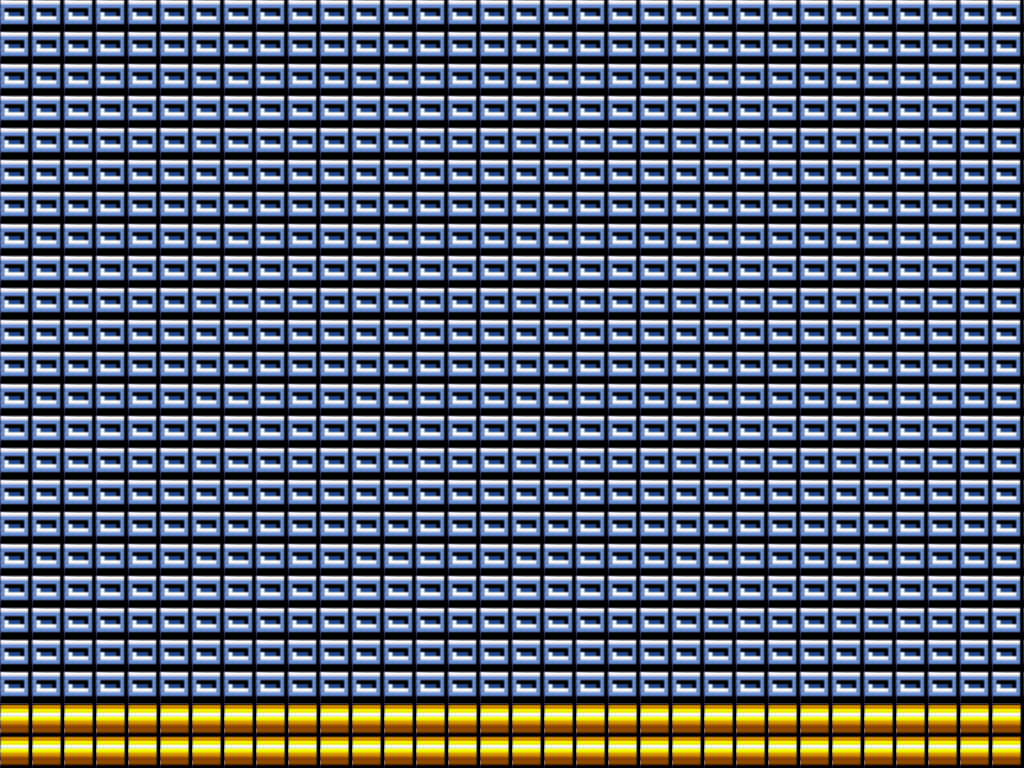

The image is a tile-based game level rendered from a .tmx file. Its description and source (layers, tilesets, objects; grid data summarised) follow:
An orthogonal 32x24 tile map with 32x32 px tiles, 2 tile layers (Plataformas, Personajes) and 1 object.

<map version="1.2" tiledversion="1.2.4" orientation="orthogonal" renderorder="right-down" width="32" height="24" tilewidth="32" tileheight="32" infinite="0" nextlayerid="11" nextobjectid="71">
 <tileset firstgid="1" name="Bloques" tilewidth="32" tileheight="32" tilecount="6" columns="3">
  <image source="bloques2.png" width="96" height="64" />
 </tileset>
 <layer id="3" name="Plataformas" width="32" height="24">
  <data>[768 cells, 0 non-empty, 0 distinct tile ids]</data>
 </layer>
 <layer id="4" name="Personajes" width="32" height="24">
  <data>[768 cells, 768 non-empty, 2 distinct tile ids]</data>
 </layer>
 <objectgroup id="5" name="pl_nodestruibles">
  <object id="69" x="0" y="704" width="1024" height="61" />
 </objectgroup>
 <objectgroup id="2" name="pl_destruibles" />
 <objectgroup id="9" name="escaleras" />
 <objectgroup id="6" name="esferas" />
 <objectgroup id="10" name="herramientas" />
</map>